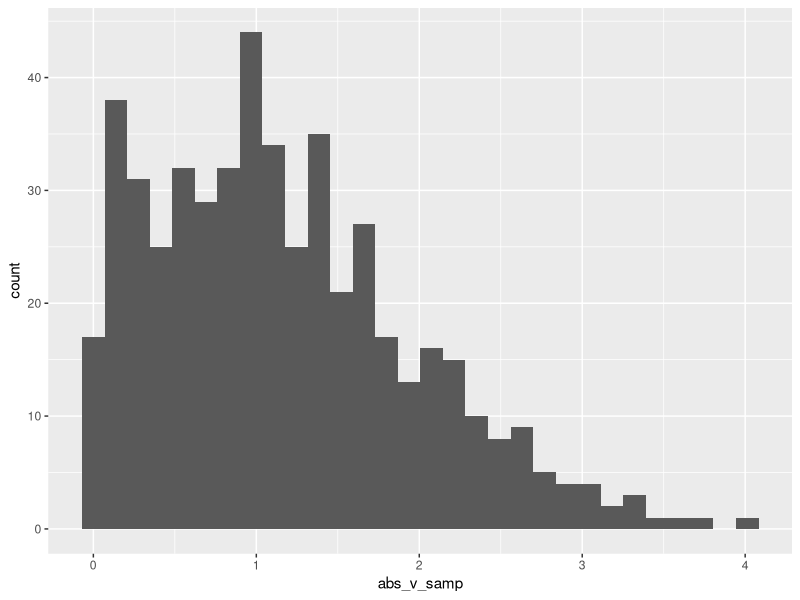

This chart was generated by the following R code:
## ---- chunk 1
samp = rnorm(100)
length(samp)
## ---- chunk 2
library(tidyverse)
## ---- chunk 3
la_df=
  tibble(
    norm_samp=rnorm(n=500,mean = 1),
    samp_g0= norm_samp>0,
    abs_v_samp=abs(norm_samp)
  )
## ---- chunk 4
ggplot(la_df,aes(x=abs_v_samp))+
  geom_histogram()
